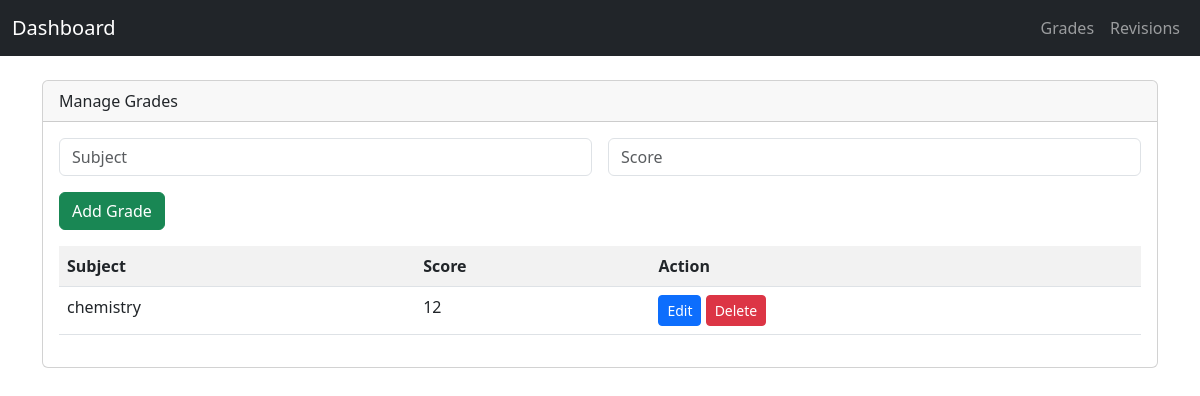
The page /grades on the database as committed earlier.
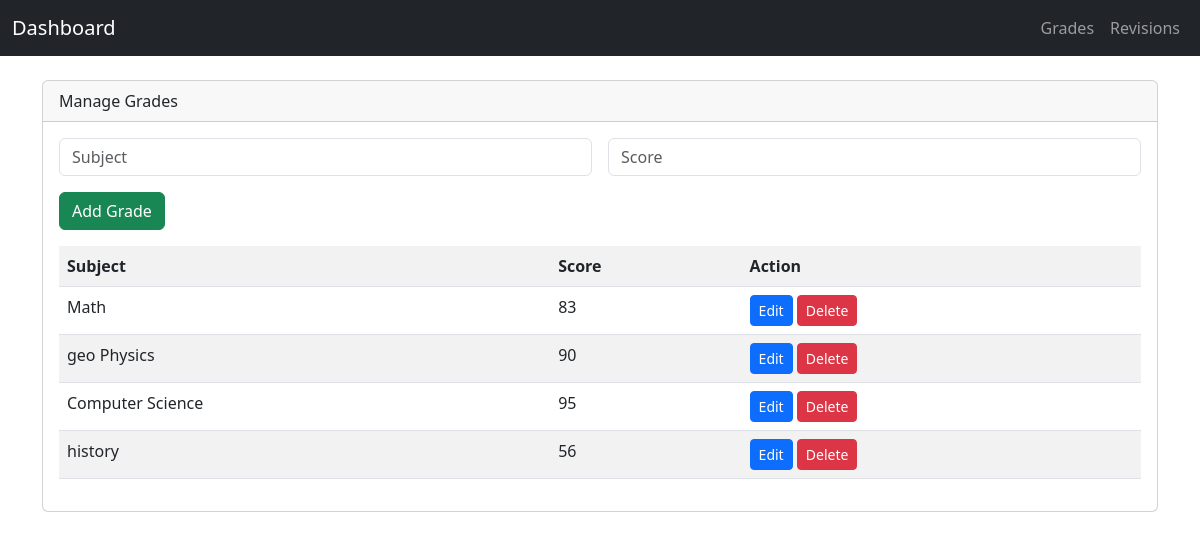
The same page on the database as committed later.
### tables this page shows
CREATE TABLE grades (
    id INTEGER PRIMARY KEY AUTOINCREMENT,
    subject TEXT NOT NULL,
    score INTEGER NOT NULL
);

### app.py (the view)
@app.route("/grades")
def grades():
    conn = get_db()
    grades = conn.execute("SELECT * FROM grades").fetchall()
    conn.close()
    return render_template("grades.html", grades=grades)

### app.py (called while the page is built)
def get_db():
    conn = sqlite3.connect("data.db")
    conn.row_factory = sqlite3.Row
    return conn

### templates/grades.html (shortened to what this page needs)
{% extends "base.html" %}
{% block content %}
<div class="card">
    <div class="card-header">Manage Grades</div>
    <div class="card-body">
        <form method="POST" action="{{ url_for('add_grade') }}" class="row g-3 mb-3">
            <div class="col-md-6 col-sm-12">
                <input type="text" name="subject" class="form-control" placeholder="Subject" required>
            </div>
            <div class="col-md-6 col-sm-12">
                <input type="number" name="score" class="form-control" placeholder="Score" required>
            </div>
            <div class="col-12">
                <button type="submit" class="btn btn-success">Add Grade</button>
            </div>
        </form>
        <table class="table table-striped">
            <tr><th>Subject</th><th>Score</th><th>Action</th></tr>
            {% for g in grades %}
            <tr>
                <td>{{ g['subject'] }}</td>
                <td>{{ g['score'] }}</td>
                <td>
                    <a href="{{ url_for('edit_grade', id=g['id']) }}" class="btn btn-primary btn-sm">Edit</a>
                    <a href="{{ url_for('delete_grade', id=g['id']) }}" class="btn btn-danger btn-sm"
                       onclick="return confirm('Delete this grade?')">Delete</a>
                </td>
            </tr>
            {% endfor %}
        </table>
    </div>
</div>
{% endblock %}

### templates/base.html (shortened to what this page needs)
<!DOCTYPE html>
<html lang="en">
<head>
    <link href="https://cdn.jsdelivr.net/npm/bootstrap@5.3.0/dist/css/bootstrap.min.css" rel="stylesheet">
</head>
<body>
<nav class="navbar navbar-expand-lg navbar-dark bg-dark">
    <div class="container-fluid">
        <a class="navbar-brand" href="{{ url_for('dashboard') }}">Dashboard</a>
        <div class="collapse navbar-collapse justify-content-end" id="navbarNav">
            <ul class="navbar-nav">
                <li class="nav-item"><a class="nav-link" href="{{ url_for('grades') }}">Grades</a></li>
                <li class="nav-item"><a class="nav-link" href="{{ url_for('revisions') }}">Revisions</a></li>
            </ul>
        </div>
    </div>
</nav>
<div class="container mt-4">
    {% block content %}{% endblock %}
</div>
</body>
</html>

Rows that differ between the two databases and show on the page:
added grades: subject "Math", score "83"
added grades: subject "geo Physics", score "90"
changed grades: subject "chemistry" → "Computer Science"; score "12" → "95"
added grades: subject "history", score "56"
